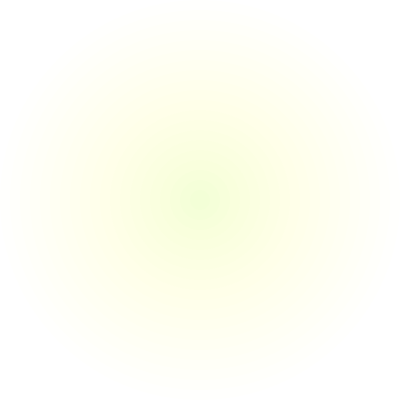
Frame 1 (no input)
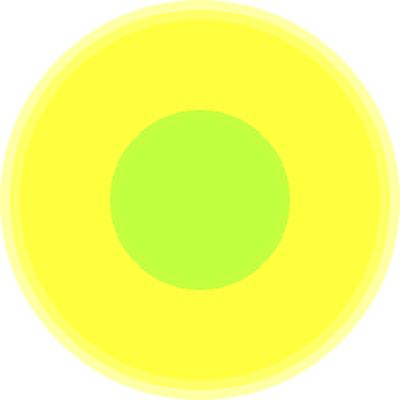
Frame 60 (the mouse pressed at the canvas centre just before this capture)
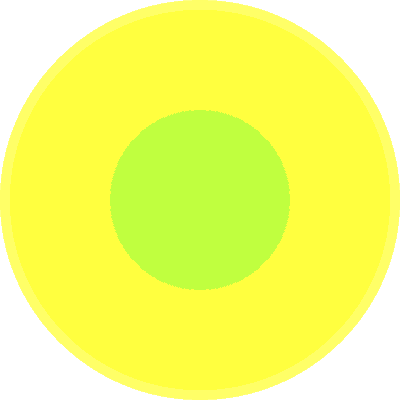
Frame 120 (the mouse held since frame 60 and released just before this capture)

The Processing sketch that drew these frames (run headless with seeded random() and noise(); from frame 60 on, the mouse is pressed at the canvas centre):

// Processing sketch: processing_53272
// ── processing_53272.pde

//homework 8 rwandrew
//copyright russell andrews 2012

void setup(){
  size(400, 400);
  background(255);
  smooth();
}

void draw(){
  whileStuff();
  
}


void whileStuff(){
  float x=0;
  
  while(x <= width){
  noStroke();
  fill(x, 240+x, 0, 2);
  ellipse(width/2, height/2, x, x);
  x=x+20;
}
}
